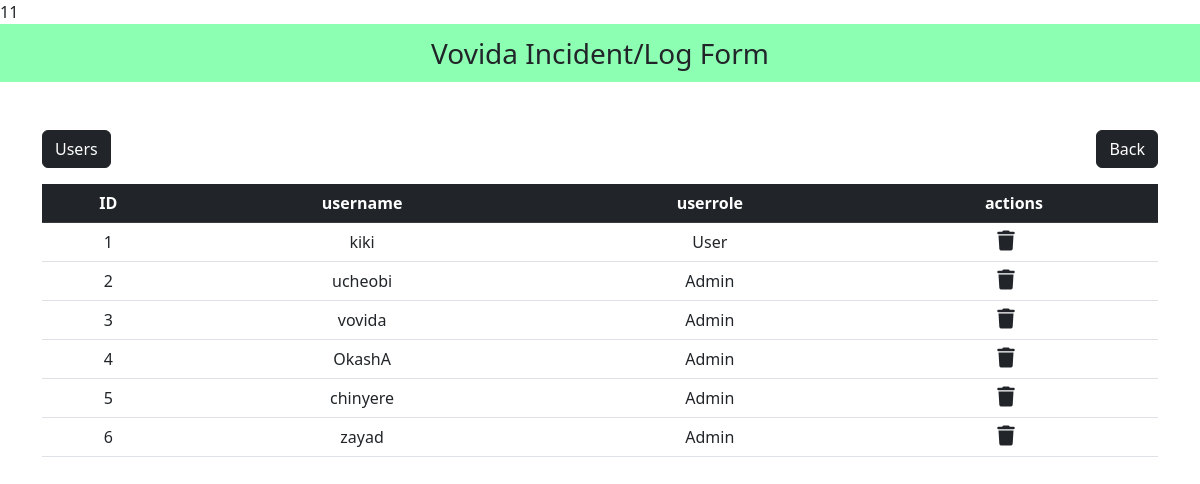
Screenshot of /users.php (signed in) with the database file from the repository.
### tables this page shows
CREATE TABLE `user` (
  `id` int(10) NOT NULL,
  `role` enum('Admin','User') NOT NULL,
  `username` varchar(100) NOT NULL,
  `d_password` varchar(100) NOT NULL
);

### users.php (the view, shortened to what this page needs)
<?php
include "db_conn.php";
?>
<!DOCTYPE html>
<html lang="en">
<head>
  <link href="https://cdn.jsdelivr.net/npm/bootstrap@5.2.3/dist/css/bootstrap.min.css"  rel="stylesheet">
  <link rel="stylesheet" href="https://cdnjs.cloudflare.com/ajax/libs/font-awesome/6.4.0/css/all.min.css" />
</head>
<body>
  <nav class="navbar navbar-light justify-content-center fs-3 mb-5" style="background-color: #00ff5573;">
    Vovida Incident/Log Form
  </nav>
  <div class="container">
    <div class="d-flex justify-content-between">
    <a href="users.php" class="btn btn-dark mb-3">Users</a>
    <a href="logs.php" class="btn btn-dark mb-3">Back</a>
    </div>
    <table class="table table-hover text-center">
      <thead class="table-dark">
        <tr>
          <th scope="col">ID</th>
          <th scope="col">username</th>
          <th scope="col">userrole</th>
          <th scope="col">actions</th>
        </tr>
      </thead>
      <tbody>
        <?php
        $sql = "SELECT * FROM `user`";
        $result = mysqli_query($conn, $sql);
        $i = 0;
        while ($row = mysqli_fetch_assoc($result)) {
          $i++;
        ?>
          <tr>
            <td><?php echo $i ?></td>
            <td><?php echo $row["username"] ?></td>
            <td><?php echo $row["role"] ?></td>
            <td>
              <a href="delete_users.php?id=<?php echo $row["id"] ?>" class="link-dark"><i class="fa-solid fa-trash fs-5 me-3"></i></a>
            </td>
          </tr>
        <?php
        }
        ?>
      </tbody>
    </table>
  </div>
</body>
</html>

### rows the page displays
user: username "kiki", role "User"
user: username "ucheobi", role "Admin"
user: username "vovida", role "Admin"
user: username "OkashA", role "Admin"
user: username "chinyere", role "Admin"
user: username "zayad", role "Admin"
